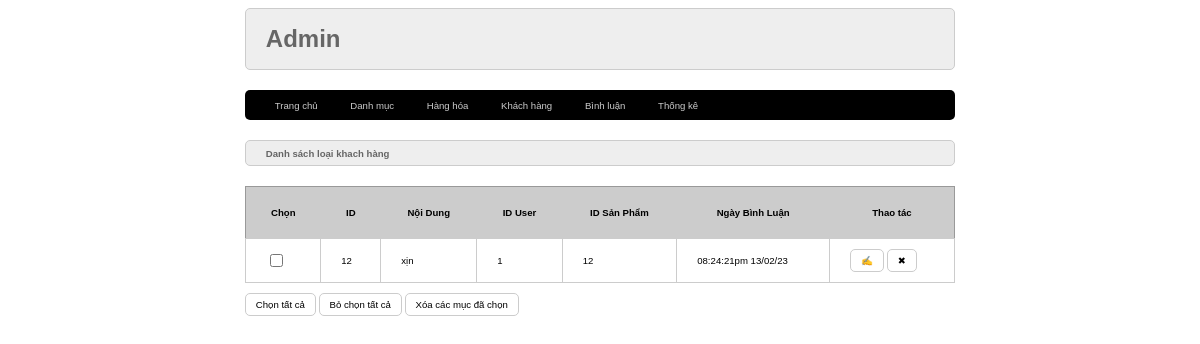
Before: /admin/index.php?act=dsbl with the older database file.
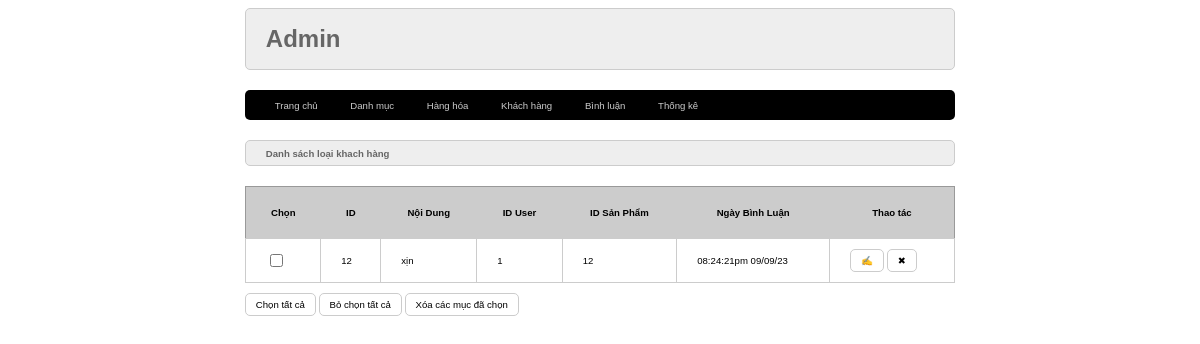
After: the same page with the newer database file.
### tables this page shows
CREATE TABLE `binhluan` (
  `id` int(10) NOT NULL,
  `noidung` varchar(255) NOT NULL,
  `iduser` int(10) NOT NULL,
  `idpro` int(10) NOT NULL,
  `ngaybinhluan` varchar(30) NOT NULL
);

### model/pdo.php (called while the page is built, shortened)
<?php
function pdo_get_connection(){
    $dburl = "mysql:host=localhost;dbname=duanmau2023;charset=utf8";
    $username = 'root';
    $password = '';
    $conn = new PDO($dburl, $username, $password);
    $conn->setAttribute(PDO::ATTR_ERRMODE, PDO::ERRMODE_EXCEPTION);
    return $conn;
}
function pdo_query($sql){
    $sql_args = array_slice(func_get_args(), 1);
    try{
        $conn = pdo_get_connection();
        $stmt = $conn->prepare($sql);
        $stmt->execute($sql_args);
        $rows = $stmt->fetchAll();
        return $rows;
    }
    catch(PDOException $e){
        throw $e;
    }
    finally{
        unset($conn);
    }
}

### model/binhluan.php (called while the page is built, shortened)
<?php
function loadall_binhluan ($idpro) {
    $sql = "select * from binhluan where 1";
    $sql.=" order by id desc";
            $listbl = pdo_query($sql);
            return $listbl;
}
?>

### admin/binhluan/list.php (the view)
<div class="row">
        <div class="row frmtitle"><h1>Danh sách loại khach hàng</h1></div>
        <div class="row frmcontent">
          <form action="#" method="post">
            <div class="row mb10 frmdsloai">
              <table>
                <tr>
                  <th>Chọn</th>
                  <th>ID</th>
                  <th>Nội Dung</th>
                  <th>ID User</th>
                  <th>ID Sản Phẩm</th>
                  <th>Ngày Bình Luận</th>
                  <th>Thao tác</th>
                </tr>
                <?php
                foreach ($listbinhluan as $binhluan) {
                    extract($binhluan);
                    $suabl='index.php?act=suabl&id='.$id;
                    $xoabl='index.php?act=xoabl&id='.$id;
                    echo '<tr>
                  <td><input type="checkbox" name="" id="" /></td>
                  <td>'.$id.'</td>
                  <td>'.$noidung.'</td>
                  <td>'.$iduser.'</td>
                  <td>'.$idpro.'</td>
                  <td>'.$ngaybinhluan.'</td>
                  <td>
                   <a href="'.$suabl.'"><input type="button" value="&#9997;"/></a>
                   <a href="'.$xoabl.'"> <input type="button" value="&#10006;"/></a>
                  </td>
                </tr>';
                }
                ?>
              </table>
            </div>
            <div class="row mb10">
              <input type="button" value="Chọn tất cả" />
              <input type="button" value="Bỏ chọn tất cả" />
              <input type="button" value="Xóa các mục đã chọn" />
            </div>
          </form>
        </div>
      </div>

### admin/header.php (shortened to what this page needs)
<!DOCTYPE html>
<html lang="en">
  <head>
    <link rel="stylesheet" href="../view/css/styles.css" />
  </head>
  <body>
    <div class="boxcenter">
      <div class="row mb headeradmin">
        <h1>Admin</h1>
      </div>
      <div class="row mb menu">
        <ul>
          <li><a href="index.php">Trang chủ</a></li>
          <li><a href="index.php?act=adddm">Danh mục</a></li>
          <li><a href="index.php?act=addsp">Hàng hóa</a></li>
          <li><a href="index.php?act=dskh">Khách hàng</a></li>
          <li><a href="index.php?act=dsbl">Bình luận</a></li>
          <li><a href="index.php?act=thongke">Thống kê</a></li>
        </ul>
      </div>

### admin/index.php (shortened to what this page needs)
<?php
include "../model/pdo.php";
include "../model/binhluan.php";
include "../model/cart.php";
include "header.php";
if (isset($_GET['act'])) {
    $act = $_GET['act'];
    switch ($act) {
        case "dsbl":
            $listbinhluan = loadall_binhluan(0);
            include "binhluan/list.php";
            break;
    }
} else {
    include "home.php";
}
include "footer.php";
?>

### admin/footer.php
</body>
</html>

### view/css/styles.css (style rules this page uses)
* { box-sizing: border-box; font-family: sans-serif; font-size: 0.8vw; }
.boxcenter { width: 60%; margin: 0 auto; }
.row { float: left; width: 100%; }
.mb { margin-bottom: 20px; }
.mb10 { margin-bottom: 10px; }
.menu { background-color: black; color: #ccc; border-radius: 5px; }
.menu ul { padding: 0px 15px; }
.menu ul li { list-style: none; display: inline; padding: 0 15px; }
.menu ul li a { color: #ccc; text-decoration: none; transition: 0.5s; }
.formtaikhoan input[type="submit"], .frmcontent input[type="submit"], .frmcontent input[type="reset"], .formtaikhoan input[type="reset"], .frmcontent input[type="button"] { border-radius: 5px; padding: 5px 10px; background-color: white; border: 1px #ccc solid; }
.headeradmin { background-color: #eee; border: 1px solid #ccc; color: #666; padding: 0px 20px; border-radius: 5px; }
.headeradmin h1 { font-size: 2vw; }
.frmtitle { background-color: #eee; border: 1px solid #ccc; color: #666; padding: 0px 20px; border-radius: 5px; }
.frmcontent { padding: 20px 0px; }
.frmdsloai table { width: 100%; border-collapse: collapse; border: 1px solid #999; }
.frmdsloai table th { padding: 20px; background-color: #ccc; }
.frmdsloai table td { padding: 10px 20px; border: 1px solid #ccc; }

Changed rows visible on the page:
changed binhluan "xịn": ngaybinhluan "08:24:21pm 13/02/23" → "08:24:21pm 09/09/23"
